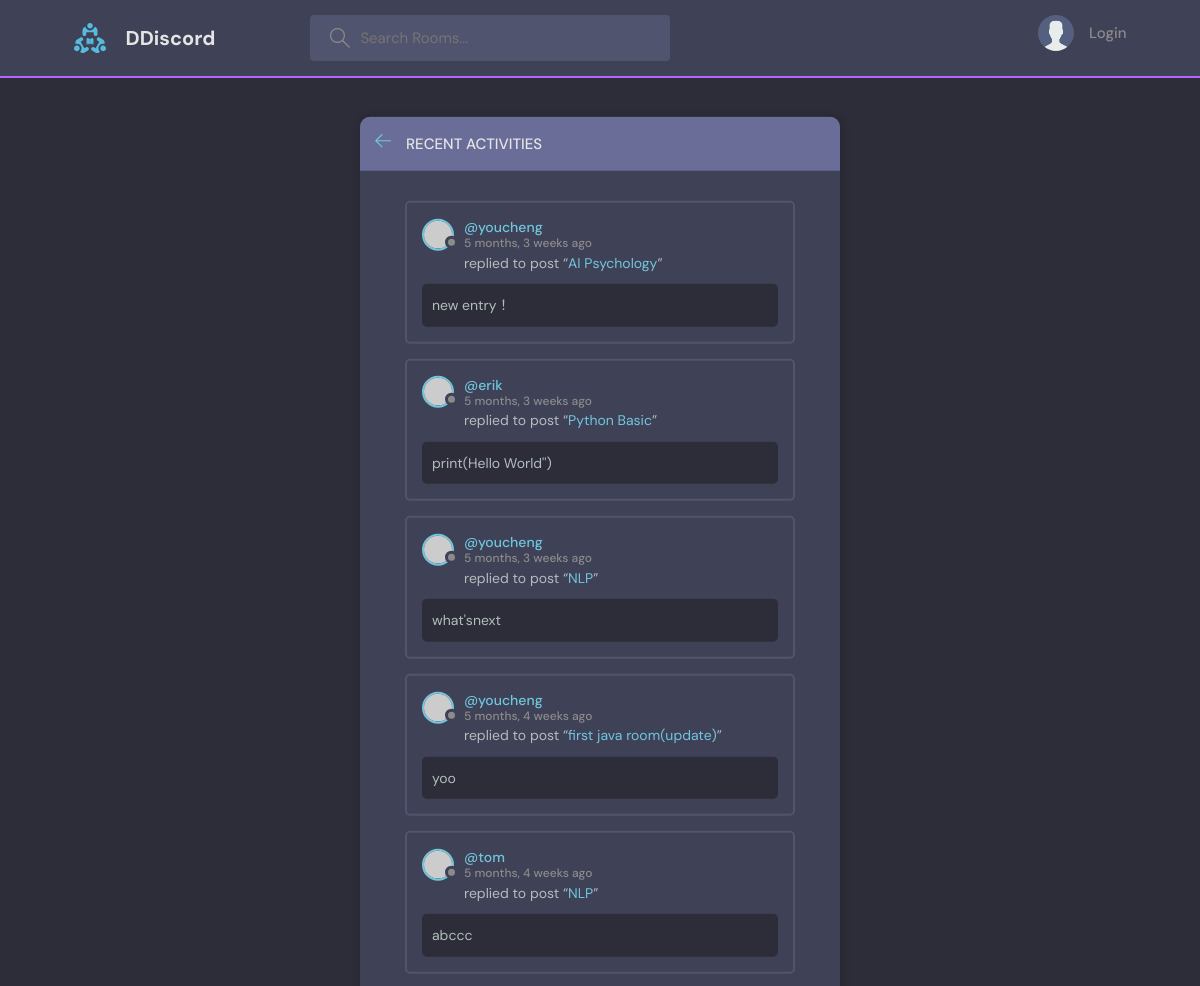
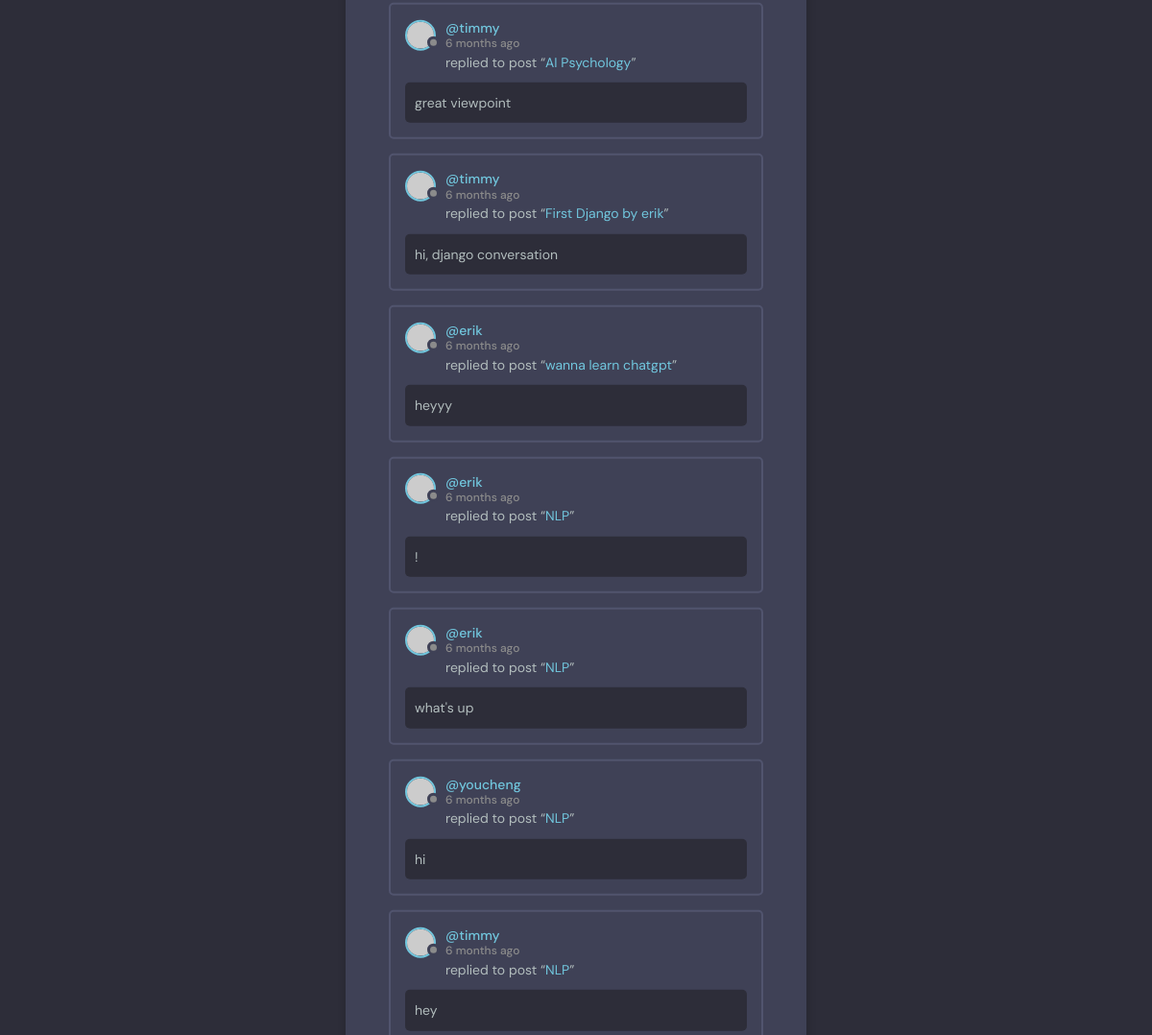
The page /activity/ on the database its author committed (2 pictures, top to bottom).
### base/models.py (models this page shows, shortened)
class Message(models.Model):                                    #user 是one-to-many:一個使用者對多個留言
    user = models.ForeignKey(User, on_delete=models.CASCADE) #django內建user model，直接import就可以用
    room = models.ForeignKey(Room, on_delete=models.CASCADE)#Room 是parent table，on_delete:當parent table被刪除時，要怎麼做
    body = models.TextField()
    updated = models.DateTimeField(auto_now=True)
    created = models.DateTimeField(auto_now_add=True)
    class Meta:
        ordering = ['-updated', '-created']

class Room(models.Model): #Room 是 Topic 的child
    host = models.ForeignKey(User, on_delete=models.SET_NULL, null=True)
    topic = models.ForeignKey(Topic, on_delete=models.SET_NULL, null=True) #Class topic在上面，所以直接用，如果是在下面，要以字串'Topic'呼叫
    name = models.CharField(max_length=200)
    description = models.TextField(null=True, blank=True)
    participants = models.ManyToManyField(
        User, related_name='participants', blank=True) #前面用過User表格了，這裡要在取用另一個User表格，所以要related_name
    updated = models.DateTimeField(auto_now=True)
    created = models.DateTimeField(auto_now_add=True)
    class Meta:
       ordering = ['-updated', '-created']
    def __str__(self):
        return self.name

### base/views.py (the view)
# urls.py: path('activity/', views.activityPage, name="activity"),
def activityPage(request):
    room_messages = Message.objects.all()
    context={'room_messages':room_messages}
    return render(request,'base/activity.html',context)

### base/templates/base/activity.html (shortened to what this page needs)
{% extends 'main.html' %}
{% block content %}
    <main class="layout">
      <div class="container">
        <div class="layout__box">
          <div class="layout__boxHeader">
            <div class="layout__boxTitle">
              <a href="{% url 'home' %}">
                <svg version="1.1" xmlns="http://www.w3.org/2000/svg" width="32" height="32" viewBox="0 0 32 32">
                  <title>arrow-left</title>
                  <path
                    d="M13.723 2.286l-13.723 13.714 13.719 13.714 1.616-1.611-10.96-10.96h27.625v-2.286h-27.625l10.965-10.965-1.616-1.607z"
                  ></path>
                </svg>
              </a>
              <h3>Recent Activities</h3>
            </div>
          </div>
          <div class="activities-page layout__body">
            {% for message in room_messages %}
        <div class="activities__box">
            <div class="activities__boxHeader roomListRoom__header">
                <a href="{% url 'user-profile' message.user.id %}" class="roomListRoom__author">
                <div class="avatar avatar--small">
                    <img src="https://randomuser.me/api/portraits/women/11.jpg" />
                </div>
                <p>
                    @{{message.user}}
                    <span>{{message.created|timesince}} ago</span>
                </p>
                </a>
            </div>
            <div class="activities__boxContent">
                <p>replied to post “<a href="">{{message.room}}</a>”</p>
                <div class="activities__boxRoomContent">
                    {{message.body}}
                </div>
            </div>
        </div>
    {% endfor %}
          </div>
        </div>
      </div>
    </main>
{% endblock content %}

### static/styles/style.css (style rules this page uses)
:root { --color-main: #71c6dd; --color-main-light: #e1f6fb; --color-dark: #3f4156; --color-dark-medium: #51546e; --color-dark-light: #696d97; --color-light: #e5e5e5; --color-gray: #8b8b8b; --color-light-gray: #b2bdbd; --color-bg: #2d2d39; --color-success: #5dd693; --color-error: #fc4b0b; }
* { font-family: "DM Sans", -apple-system, BlinkMacSystemFont, "Segoe UI", Roboto, Oxygen, Ubuntu, Cantarell, "Open Sans", "Helvetica Neue", sans-serif; margin: 0; padding: 0; box-sizing: border-box; text-rendering: optimizeLegibility; font-size: inherit; }
html { font-size: 56.25%; }
@media only screen and (min-width: 1200px) { html { font-size: 62.5%; } }
body { line-height: 1.6; font-weight: 400; font-size: 1.5rem; color: var(--color-light-gray); background-color: var(--color-bg); min-height: 100vh; }
img { width: 100%; }
a { display: inline-block; color: var(--color-main); text-decoration: none; }
.container { max-width: 120rem; width: 90%; margin: auto; }
.avatar { position: relative; display: inline-block; border-radius: 50%; border: 2px solid var(--color-main); }
.avatar img { display: block; border-radius: 50%; object-fit: cover; object-position: center; }
.avatar::after { content: ""; display: block; position: absolute; background-color: var(--color-gray); z-index: 111; border-radius: 50%; border: 0.3rem solid var(--color-dark); }
.avatar.avatar--small img { width: 2.8rem; height: 2.8rem; }
.avatar.avatar--small:after { width: 0.7rem; height: 0.7rem; bottom: 0px; right: -6px; }
.layout { margin-top: 2.4rem; }
.layout > .container { display: flex; justify-content: space-between; align-items: flex-start; }
.layout__box { width: 90%; max-width: 48rem; min-height: 40rem; position: absolute; top: 50%; left: 50%; transform: translate(-50%, -46%); background-color: var(--color-dark); border-radius: 1rem; box-shadow: 1px 1px 6px 3px rgba(0, 0, 0, 0.1); overflow: hidden; }
.layout__boxHeader { display: flex; padding: 1.5rem; background-color: var(--color-dark-light); }
.layout__boxTitle { display: flex; gap: 1.5rem; align-items: center; }
.layout__boxTitle h3 { text-transform: uppercase; font-weight: 500; color: var(--color-light); }
.layout__boxTitle svg { width: 1.6rem; height: 1.6rem; fill: var(--color-main); }
.layout__body { margin: 3rem; }
.roomListRoom__header { display: flex; justify-content: space-between; align-items: center; }
.roomListRoom__author { font-weight: 500; display: flex; align-items: center; gap: 1rem; }
.activities__box { margin: 1.5rem; padding: 1.5rem; border: 2px solid var(--color-dark-medium); border-radius: 5px; }
.activities__boxHeader p { font-size: 1.4rem; line-height: 1.3; }
.activities__boxHeader p span { color: var(--color-gray); font-size: 1.2rem; display: block; }
.activities__boxContent { margin-left: 4.2rem; }
.activities__boxContent { font-size: 1.4rem; }
.activities__boxRoomContent { background: var(--color-bg); padding: 1rem; border-radius: 5px; margin-top: 1rem; margin-left: -4.2rem; }

### rows shown on the page
Message: user "youcheng", created "5 months, 3 weeks", room "AI Psychology", body "new entry！"
Message: user "erik", created "5 months, 3 weeks", room "Python Basic", body "print(Hello World'')"
Message: user "youcheng", created "5 months, 3 weeks", room "NLP", body "what'snext"
Message: user "youcheng", created "5 months, 4 weeks", room "first java room(update)", body "yoo"
Message: user "tom", created "5 months, 4 weeks", room "NLP", body "abccc"
Message: user "timmy", created "6 months", room "AI Psychology", body "great viewpoint"
Message: user "timmy", created "6 months", room "First Django by erik", body "hi, django conversation"
Message: user "erik", created "6 months", room "wanna learn chatgpt", body "heyyy"
Message: user "erik", created "6 months", room "NLP", body "!"
Message: user "erik", created "6 months", room "NLP", body "what's up"
Message: user "youcheng", created "6 months", room "NLP", body "hi"
Message: user "timmy", created "6 months", room "NLP", body "hey"
